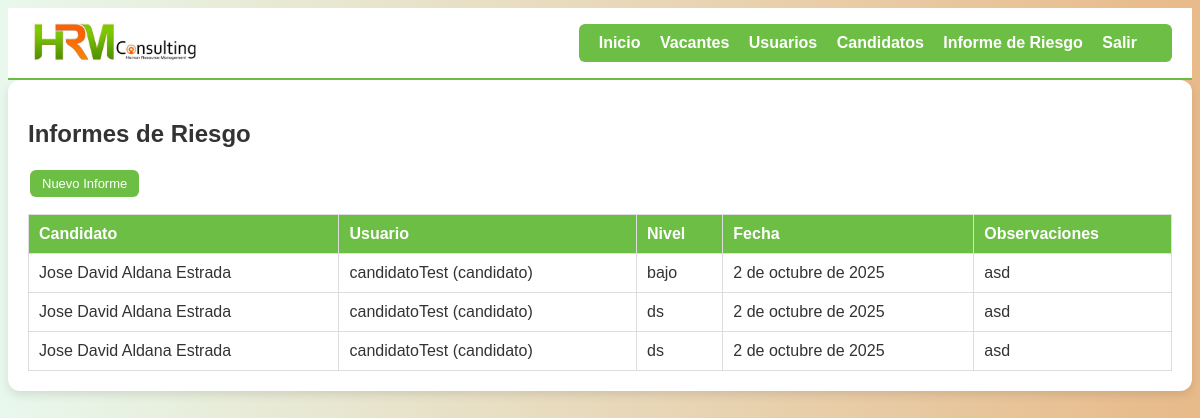
/informes/ (signed in), run on the app's committed database.
### hrm_app/models.py (models this page shows, shortened)
class InformeRiesgo(models.Model):
    candidato = models.ForeignKey(Candidato, on_delete=models.CASCADE)
    usuario = models.ForeignKey(Usuario, on_delete=models.CASCADE)
    nivel_riesgo = models.CharField(max_length=50)
    observaciones = models.TextField()
    fecha_emision = models.DateField(auto_now_add=True)

class Candidato(models.Model):
    nombres = models.CharField(max_length=100)
    apellidos = models.CharField(max_length=100)
    correo = models.EmailField()
    telefono = models.CharField(max_length=20)
    experiencia = models.TextField(blank=True)
    habilidades = models.TextField(blank=True)
    disponibilidad = models.BooleanField(default=True)
    cv = models.FileField(upload_to="cv/")
    def __str__(self):
        return f"{self.nombres} {self.apellidos}"

class Usuario(AbstractUser):
    ROLES = [
        ('candidato', 'Candidato'),
        ('reclutador', 'Reclutador'),
        ('administrador', 'Administrador'),
    ]
    rol = models.CharField(max_length=20, choices=ROLES, default='candidato')
    def __str__(self):
        return f"{self.username} ({self.rol})"

### hrm_app/views.py (the view)
# urls.py: path('informes/', views.informes_list, name='informe_riesgo'),
@login_required
@role_required(['reclutador','administrador'])
def informes_list(request):
    informes = InformeRiesgo.objects.all()
    return render(request, 'hrm_app/informe_riesgo.html', {'informes': informes})

### hrm_app/views.py (called while the page is built)
def role_required(roles):
    def decorator(view_func):
        @wraps(view_func)
        def _wrapped_view(request, *args, **kwargs):
            if not request.user.is_authenticated:
                return redirect('login')
            if request.user.rol not in roles:
                return redirect('dashboard')
            return view_func(request, *args, **kwargs)
        return _wrapped_view
    return decorator

### hrm_app/templates/hrm_app/informe_riesgo.html (shortened to what this page needs)
{% extends "hrm_app/base.html" %}
{% block content %}
<div class="card">
  <h2>Informes de Riesgo</h2>
  <a href="{% url 'informe_create' %}" class="btn">Nuevo Informe</a>
  <table class="table table-striped table-bordered">
     <thead class="table-header">
    <tr>
      <th>Candidato</th>
      <th>Usuario</th>
      <th>Nivel</th>
      <th>Fecha</th>
      <th>Observaciones</th>
    </tr>
    </thead>
    {% for i in informes %}
    <tr>
      <td>{{ i.candidato }}</td>
      <td>{{ i.usuario }}</td>
      <td>{{ i.nivel_riesgo }}</td>
      <td>{{ i.fecha_emision }}</td>
      <td>{{ i.observaciones|truncatewords:15 }}</td>
    </tr>
    {% empty %}
    <tr><td colspan="5">No hay informes registrados.</td></tr>
    {% endfor %}
  </table>
</div>
{% endblock %}

### hrm_app/static/hrm_app/css/style.css (style rules this page uses)
:root { --verde: #6DBE45; --naranja: #F47721; --negro: #333333; --blanco: #FFFFFF; }
body { font-family: Arial, sans-serif; background: linear-gradient(to right, #E8F8EC, #e8ba89); color: var(--negro); }
.card { background: var(--blanco); padding: 20px; border-radius: 12px; box-shadow: 0 4px 10px rgba(0,0,0,0.1); }
.btn { background-color: var(--verde); color: var(--blanco); padding: 10px 15px; border-radius: 6px; text-decoration: none; }
a { color: var(--naranja); text-decoration: none; }
.table { width: 100%; border-collapse: collapse; margin-top: 15px; }
.table th, .table td { padding: 10px; text-align: left; border: 1px solid #ddd; }
.table-header { background: #6DBE45; color: white; }
.btn { padding: 6px 12px; margin: 2px; border-radius: 6px; text-decoration: none; font-size: 13px; font-weight: 500; display: inline-block; }

### data on the page
InformeRiesgo: candidato "Jose David Aldana Estrada", usuario "candidatoTest (candidato)", nivel_riesgo "bajo", fecha_emision "2 de octubre de 2025", observaciones "asd"
InformeRiesgo: candidato "Jose David Aldana Estrada", usuario "candidatoTest (candidato)", nivel_riesgo "ds", fecha_emision "2 de octubre de 2025", observaciones "asd"
InformeRiesgo: candidato "Jose David Aldana Estrada", usuario "candidatoTest (candidato)", nivel_riesgo "ds", fecha_emision "2 de octubre de 2025", observaciones "asd"
